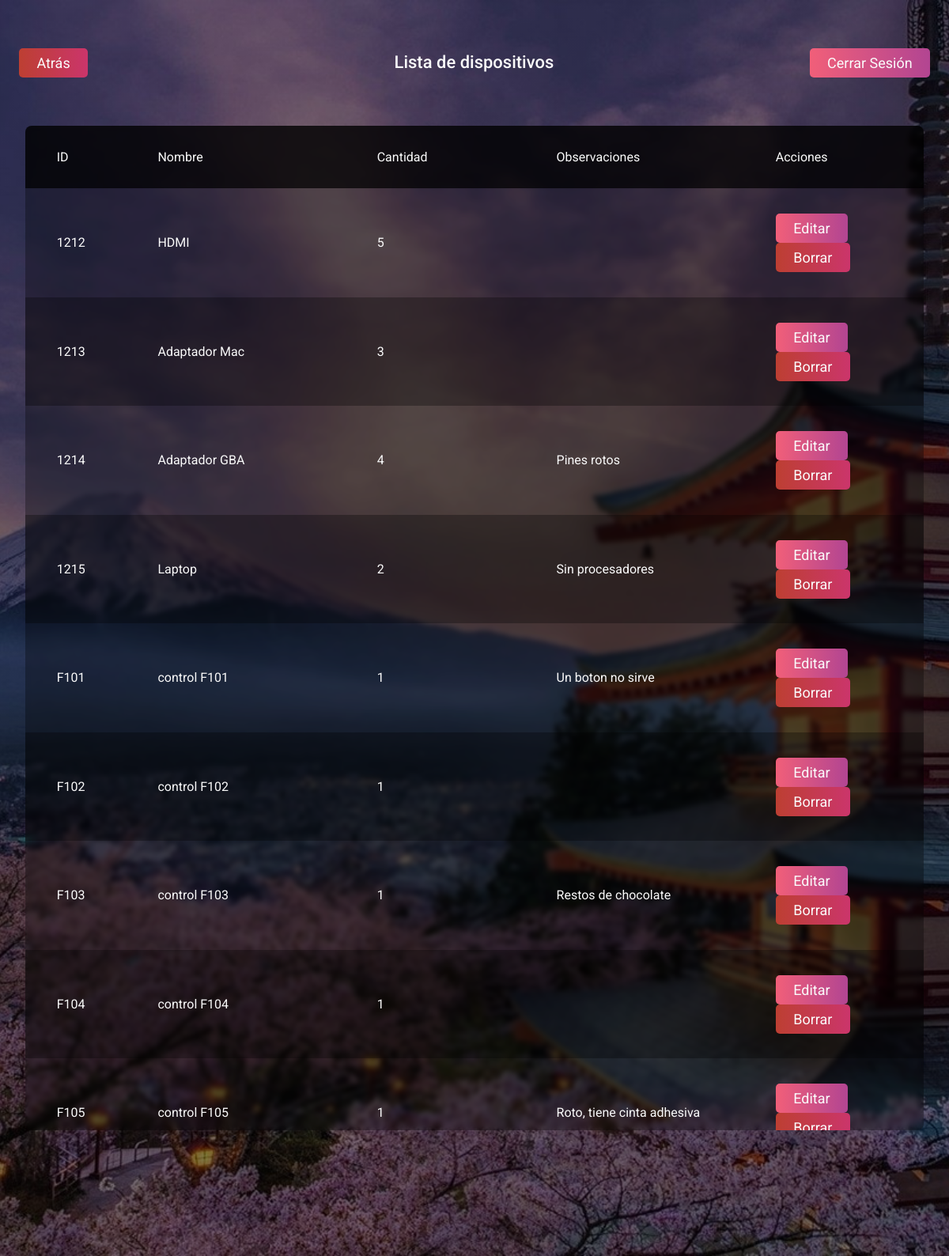
Screenshot of /lista_dispositivos.php (signed in) with the database file from the repository.
### tables this page shows
create table dispositivo(
  id varchar(50) not null primary key,
  nombre varchar(255) not null,
  cantidad int not null,
  prestado int not null,
  observaciones varchar(255)
);

### public/php/lista-dispositivos/DispositivosController.php (called while the page is built, shortened)
<?php
  $PROJECT_NAME = "/prestamos";
  $INC_DIR = $_SERVER["DOCUMENT_ROOT"] . $PROJECT_NAME ."/public/php/";
  require_once($INC_DIR.'connection.php');
  class DispositivosController {
    private $db = null;
    function __construct() {
      $this->database = new Connection();
      $this->db = $this->database->open();
    }
    public function getDispositivosInfo() {
      $sql = "SELECT * FROM dispositivo";
      $dispositivos = $this -> fetch($sql);
      return $dispositivos;
    }
    private function fetch($sql) {
      try {
        $data = $this->db->query($sql);
        return $data -> fetchAll();
      }
      catch(PDOException $e) {
        return false;
      }
    }
  }

### public/php/connection.php (called while the page is built, shortened)
<?php
Class Connection {
	private $server = "mysql:host=localhost;dbname=prestamos";
	private $username = "root";
	private $password = "";
	private $options  = array(PDO::ATTR_ERRMODE => PDO::ERRMODE_EXCEPTION,PDO::ATTR_DEFAULT_FETCH_MODE => PDO::FETCH_ASSOC,);
	public function open() {
 		try{
 			$this->conn = new PDO($this->server, $this->username, $this->password, $this->options);
 			return $this->conn;
 		}
 		catch (PDOException $e){
 			$response = ['success' => false, 'err0r' => $e->getMessage()];
 			echo json_encode($response);
 			die;
 		}
  }
}
?>

### lista_dispositivos.php (the view, shortened to what this page needs)
<?php
  include_once('public/php/lista-dispositivos/DispositivosController.php');
  $controller = new DispositivosController();
  $dispositivos = $controller->getDispositivosInfo();
?>
<!DOCTYPE html>
<html lang="es">
<head>
  <link rel="stylesheet" href="https://cdn.jsdelivr.net/npm/bulma@0.9.4/css/bulma.min.css">
  <link rel="stylesheet" type="text/css" href="public/css/reset.css">
  <link rel="stylesheet" type="text/css" href="public/css/lista-prestamos/lista-prestamos.css">
  <link rel="stylesheet" type="text/css" href="public/css/lista-prestamos/header.css">
</head>
<body>
  <div class="container-main">
    <header>
      <div class="title-wrapper f-start">
          <span>
              <button type="button" class="btn-atras mrgn-left" onclick="location.href='home.php'">Atrás</button>
          </span>
      </div>
      <div class="title-wrapper f-center">
          <span class="t-medium">
              Lista de dispositivos
          </span>
      </div>
      <div class="title-wrapper f-end">
          <span>
              <button type="button" class="btn-salir mrgn-right" onclick="location.href='logout.php'">Cerrar Sesión</button>
          </span>
      </div>
    </header>
    <main>
      <div class="loans-container">
        <div class="table-background scrollbar">
          <table>
            <tr>
              <th style="width: 10%;">ID</th>
              <th style="width: 22%;">Nombre</th>
              <th style="width: 18%;">Cantidad</th>
              <th style="width: 22%;">Observaciones</th>
              <th style="width: 18%;">Acciones</th>
            </tr>
            <?php
              foreach ($dispositivos as $dispositivo) {
                ?>
                <tr>
                  <td><?= $dispositivo['id'] ?> </td>
                  <td><?= $dispositivo['nombre'] ?> </td>
                  <td><?= $dispositivo['cantidad']-$dispositivo['prestado'] ?> </td>
                  <td><?= $dispositivo['observaciones'] ?> </td>
                  <td>
                    <form method="POST" action="<?php echo $_SERVER['PHP_SELF'];?>">
                      <button type="button" class="btn-salir mrgn-right" onclick="location.href='/prestamos/mod_dispositivos.php?id=<?= $dispositivo['id'] ?>'">Editar</button>
                      <button type="submit" class="btn-atras" name="del_device">Borrar</button>
                    </form>
                  </td>
                </tr>
                <?php
              }
            ?>
          </table>
        </div>
      </div>
    </main>
  </div>
</body>
</html>

### public/css/lista-prestamos/lista-prestamos.css (style rules this page uses)
* { font-family: 'Roboto', sans-serif !important; font-size: 16px; color: #212121; }
html { overflow-y: hidden !important; }
.container-main { display: grid; grid-template-rows: 10vh 1fr; height: 100vh; background-color: #fafafa; }
.container-main main { display: grid; grid-template-rows: 80vh 1fr; font-size: 16px; font-family: 'Roboto', sans-serif; }
.table-background { border-radius: 8px; overflow-x: auto; height: 100%; backdrop-filter: blur(3px); background-color: rgba(0, 0, 0, .3); }
.loans-container { overflow: auto; padding: 0 2rem; }
.loans-container table { width: 100%; border-collapse: collapse; }
.loans-container table td, th { text-align: left; padding: 2vh 2.5vh; color: #fafafa; }
.loans-container table tr { transition: all .17s ease-out 0s; }
.loans-container table tbody tr td { vertical-align: middle; }
.loans-container table tbody tr th { color: #fafafa; background-color: rgba(0, 0, 0, 0.6); vertical-align: middle; }
tr:nth-child(odd) { background-color: rgba(0, 0, 0, 0.3); }

### public/css/lista-prestamos/header.css (style rules this page uses)
header { display: grid; grid-template-columns: repeat(2, 33.3%) 1fr; }
.title-wrapper { font-size: 22px; font-family: 'Roboto', sans-serif; }
.btn-salir { font-size: 18px; border-radius: 5px; color: #fafafa; border: 0; padding: .5rem 1.4rem; background: #8e2de2; background: -webkit-linear-gradient(to right, #8e2de2, #4a00e0); background: linear-gradient(to right, #8e2de2, #4a00e0); }
.btn-atras { font-size: 18px; border-radius: 5px; color: #fafafa; border: 0; padding: .5rem 1.4rem; background: #CB356B; background: -webkit-linear-gradient(to right, #BD3F32, #CB356B); background: linear-gradient(to right, #BD3F32, #CB356B); }
.t-medium { font-family: 'Roboto', sans-serif; font-weight: 500; color: #fafafa; }
.f-center { display: flex; align-items: center; justify-content: center; }
.f-end { display: flex; align-items: center; justify-content: flex-end; }
.f-start { display: flex; align-items: center; justify-content: flex-start; }
.mrgn-right { margin-right: 1.5rem; }
.mrgn-left { margin-left: 1.5rem; }

### lista_dispositivos.php (style rules this page uses)
.container-main { background: linear-gradient(0deg, rgba(0, 0, 0, 0.5), rgba(0, 0, 0, 0.5)), url("./images/flower2.jpg"); background-size: cover; background-repeat: no-repeat; background-position: center; background-attachment: fixed; }
.btn-salir { background: #B24592; background: -webkit-linear-gradient(to right, #F15F79, #B24592); background: linear-gradient(to right, #F15F79, #B24592); }

### rows the page displays
dispositivo: id "1212", nombre "HDMI", $dispositivo['cantidad']-$dispositivo['prestado'] "5"
dispositivo: id "1213", nombre "Adaptador Mac", $dispositivo['cantidad']-$dispositivo['prestado'] "3"
dispositivo: id "1214", nombre "Adaptador GBA", $dispositivo['cantidad']-$dispositivo['prestado'] "4", observaciones "Pines rotos"
dispositivo: id "1215", nombre "Laptop", $dispositivo['cantidad']-$dispositivo['prestado'] "2", observaciones "Sin procesadores"
dispositivo: id "F101", nombre "control F101", $dispositivo['cantidad']-$dispositivo['prestado'] "1", observaciones "Un boton no sirve"
dispositivo: id "F102", nombre "control F102", $dispositivo['cantidad']-$dispositivo['prestado'] "1"
dispositivo: id "F103", nombre "control F103", $dispositivo['cantidad']-$dispositivo['prestado'] "1", observaciones "Restos de chocolate"
dispositivo: id "F104", nombre "control F104", $dispositivo['cantidad']-$dispositivo['prestado'] "1"
dispositivo: id "F105", nombre "control F105", $dispositivo['cantidad']-$dispositivo['prestado'] "1", observaciones "Roto, tiene cinta adhesiva"
